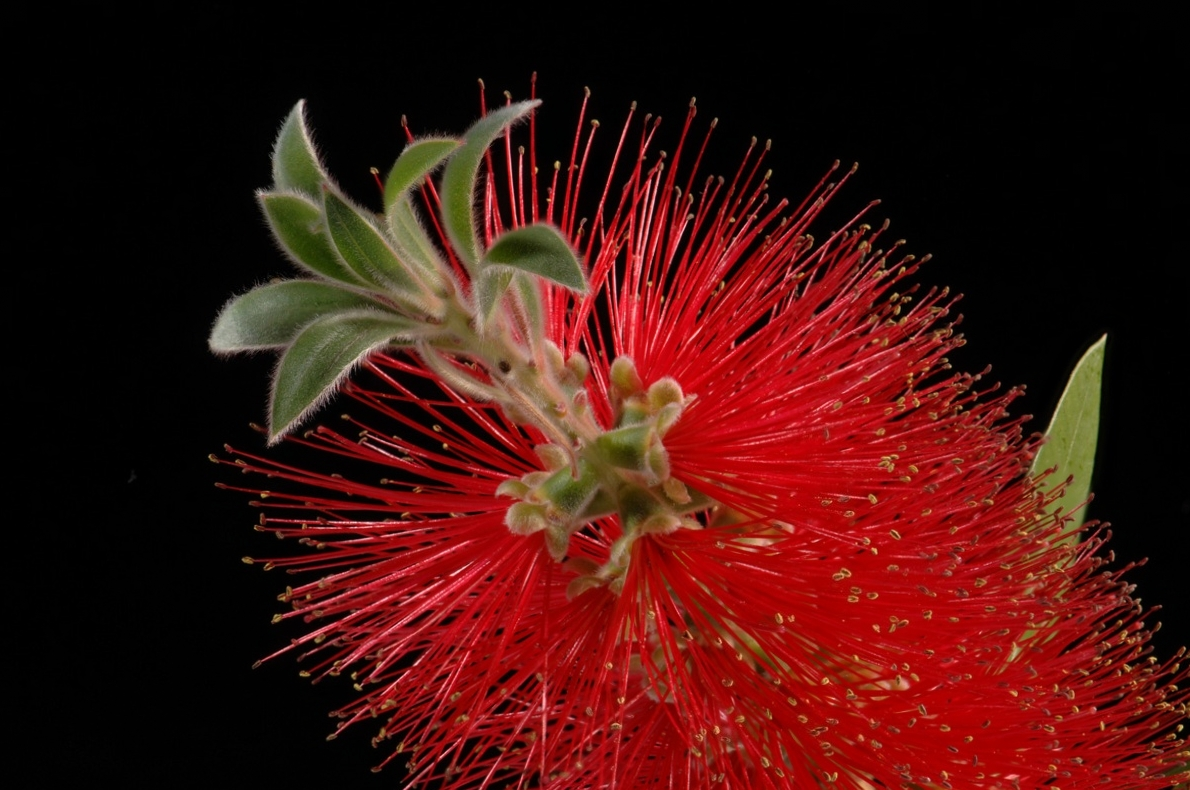
#> input picture OpenFocus_20260112_141615_GuidedFilter_ECC.jpg, 1190 x 790 px; its folder holds only this picture in this run
$ python -i dct.py   (imports and definitions only)
#> lines starting #> are read from the running program, lines starting #| are printed output that depends on the picture
# Reference:
# Haghighat M B A, Aghagolzadeh A, Seyedarabi H. Multi-focus image fusion for visual sensor networks in DCT domain[J]. Computers & Electrical Engineering, 2011, 37(5): 789-797.
import glob
import os
import time
from typing import List, Sequence, Tuple, Union

import cv2
import numpy as np
from scipy.ndimage import median_filter

from utils.image_utils import fuse_output_dtype

ArraySource = Sequence[np.ndarray]

# [46 lines left out: functions _ensure_color_image, _collect_images_from_folder, _normalize_image_stack, not called in this run]

def dct_focus_stack_fusion(
    source: Union[str, ArraySource],
    output_path: str = None,
    block_size: int = 8,
    kernel_size: int = 7,
) -> np.ndarray:
    """
    高度优化的 DCT/方差 图像融合算法。

    优化说明:
    利用 Parseval 定理，DCT 域的高频能量(方差)等价于空间域的像素方差。
    通过 cv2.resize(INTER_AREA) 快速计算块均值和平方均值，替代了原本极其缓慢的
    逐块 DCT 循环。
    """

    # --- 1. 参数校验与准备 ---
    if kernel_size % 2 == 0:
        kernel_size += 1
    block_size = max(2, int(block_size))

    if isinstance(source, str):
        images, _ = _collect_images_from_folder(source)
    elif isinstance(source, (list, tuple)):
        images = [img for img in source if img is not None]
    else:
        raise TypeError("Source must be folder path or image list.")

    if len(images) < 2:
        raise ValueError("需要至少 2 张图像进行融合。")

    # 归一化并获取尺寸
    normalized_images, (h, w) = _normalize_image_stack(images)

    # Keep the output size identical to the input. The block grid used to
    # trim up to block_size-1 rows/cols off the bottom/right, so a 700x900
    # stack produced 696x896 while the tiled path returned full size —
    # geometry changed with the tiling switch. Pad with edge replication and
    # crop the fused result back instead.
    orig_h, orig_w = h, w
    pad_h = ((h + block_size - 1) // block_size) * block_size
    pad_w = ((w + block_size - 1) // block_size) * block_size
    if (pad_h, pad_w) != (h, w):
        normalized_images = [
            cv2.copyMakeBorder(img, 0, pad_h - h, 0, pad_w - w,
                               cv2.BORDER_REPLICATE)
            for img in normalized_images
        ]
        h, w = pad_h, pad_w

    # 计算对齐后的尺寸 (必须是 block_size 的整数倍)
    h_trim = (h // block_size) * block_size
    w_trim = (w // block_size) * block_size
    map_h = h_trim // block_size
    map_w = w_trim // block_size

    if map_h == 0 or map_w == 0:
        raise ValueError("Block size is too large for image size.")

    # --- 2. 快速计算方差图 (核心优化) ---
    # 预分配空间
    max_variance_map = np.full((map_h, map_w), -1.0, dtype=np.float32)
    # 赢家索引图统一用 int32：帧数可以超过 255，不能为了迁就 cv2.medianBlur
    # 而存成 uint8
    best_index_map = np.zeros((map_h, map_w), dtype=np.int32)

    for idx, bgr_img in enumerate(normalized_images):
        # 裁剪边缘以匹配 block 分块
        img_trim = bgr_img[:h_trim, :w_trim]

        # 转灰度并转 float32 以防止平方溢出
        gray = cv2.cvtColor(img_trim, cv2.COLOR_BGR2GRAY).astype(np.float32)

        # 1. 计算 E[X^2] (平方的均值)
        # cv2.resize 使用 INTER_AREA 实际上就是在做块平均，速度极快
        mean_sq = cv2.resize(gray ** 2, (map_w, map_h), interpolation=cv2.INTER_AREA)

        # 2. 计算 (E[X])^2 (均值的平方)
        mean_val = cv2.resize(gray, (map_w, map_h), interpolation=cv2.INTER_AREA)
        sq_mean = mean_val ** 2

        # 3. 方差 Var(X) = E[X^2] - (E[X])^2
        # 这在数学上严格等价于 DCT 交流分量的能量和
        var_map = mean_sq - sq_mean

        # 更新最大方差图
        mask = var_map > max_variance_map
        max_variance_map[mask] = var_map[mask]
        best_index_map[mask] = idx

    # --- 3. 一致性验证 (中值滤波) ---
    # cv2.medianBlur 在 ksize > 5 时只接受 CV_8U，帧数 >= 256 的索引图会直接报错。
    # mode="nearest" 与 cv2.medianBlur 的补边行为逐像素一致，8-bit 结果保持不变。
    filtered_map = median_filter(best_index_map, size=kernel_size, mode="nearest")
    filtered_map = median_filter(filtered_map, size=kernel_size, mode="nearest")

    # 索引图本身就是整数，无需再转换
    final_index_map = filtered_map.astype(np.int32, copy=False)

    # --- 4. 快速重建 ---
    # 输出位深跟随输入：16-bit 栈在这里被压成 uint8 会丢掉调用方要保留的深度
    fused_image = np.zeros((h_trim, w_trim, 3), dtype=fuse_output_dtype(normalized_images))

    # 仅遍历用到的源图像索引进行填充
    unique_indices = np.unique(final_index_map)

    for idx in unique_indices:
        # 生成掩膜：哪里需要这张图，哪里就是 True
        # 放大"每个索引的掩膜"而不是索引图本身：把索引图 resize 成 uint8 会把
        # 第 256 张之后的帧截断成错误的小索引（长栈会取错源图）。
        block_mask = (final_index_map == idx).astype(np.uint8)
        mask = cv2.resize(block_mask, (w_trim, h_trim),
                          interpolation=cv2.INTER_NEAREST).astype(bool)

        # 即使这里是 Python 循环，也是针对整张图的掩膜操作，速度很快
        # 裁剪源图像以匹配尺寸
        source_layer = normalized_images[idx][:h_trim, :w_trim]

        # 赋值
        fused_image[mask] = source_layer[mask]

    if (orig_h, orig_w) != (h_trim, w_trim):
        # drop the replicated padding so the result matches the source stack
        fused_image = fused_image[:orig_h, :orig_w].copy()

    if output_path:
        from utils.image_utils import imwrite_auto
        imwrite_auto(output_path, fused_image)

    return fused_image


# ==========================================
# 运行入口
# ==========================================
# [44 lines not run here, left out]

>>> import cv2
>>> picture = cv2.imread('../OpenFocus_20260112_141615_GuidedFilter_ECC.jpg', cv2.IMREAD_GRAYSCALE)
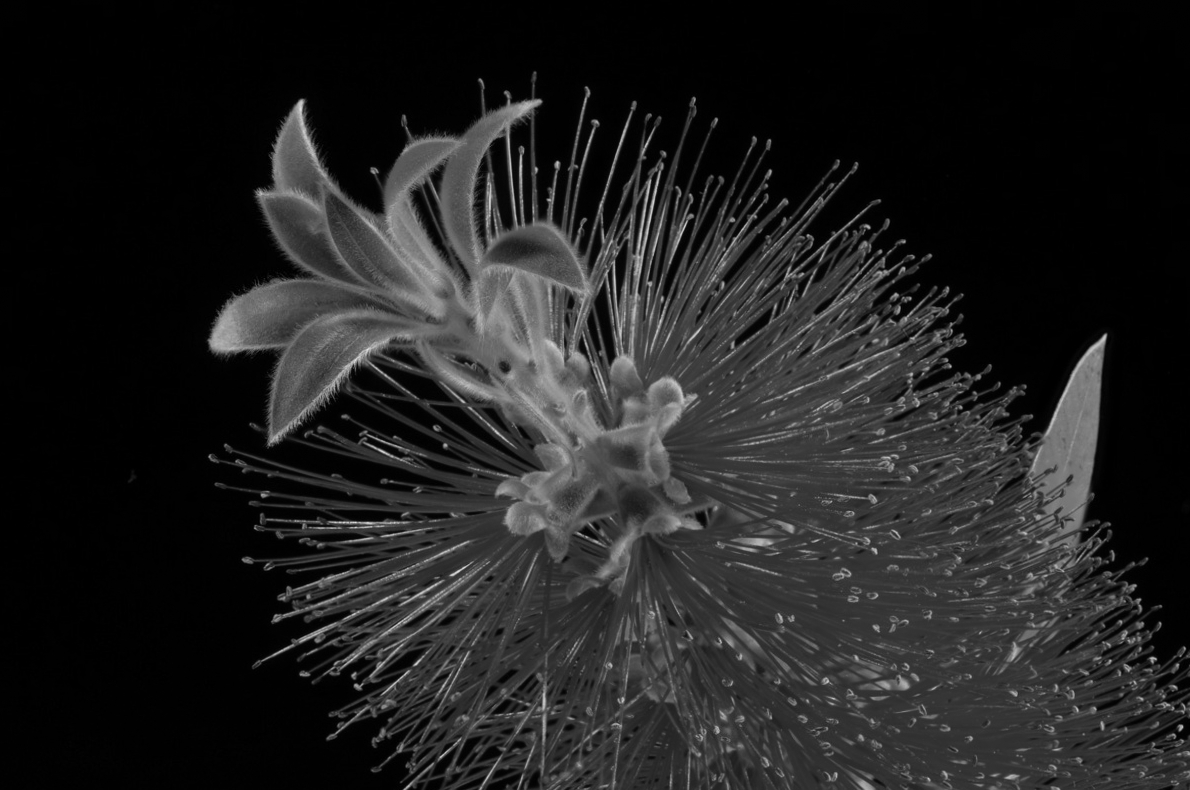
#> picture: shape (790, 1190); min 0, max 227, mean 33.3
>>> result = dct_focus_stack_fusion(picture)
#> (the run stopped early here; a loop or call above may not have finished)

$ run again, on OpenFocus_20260430_201950_DTCWT_ECC.png
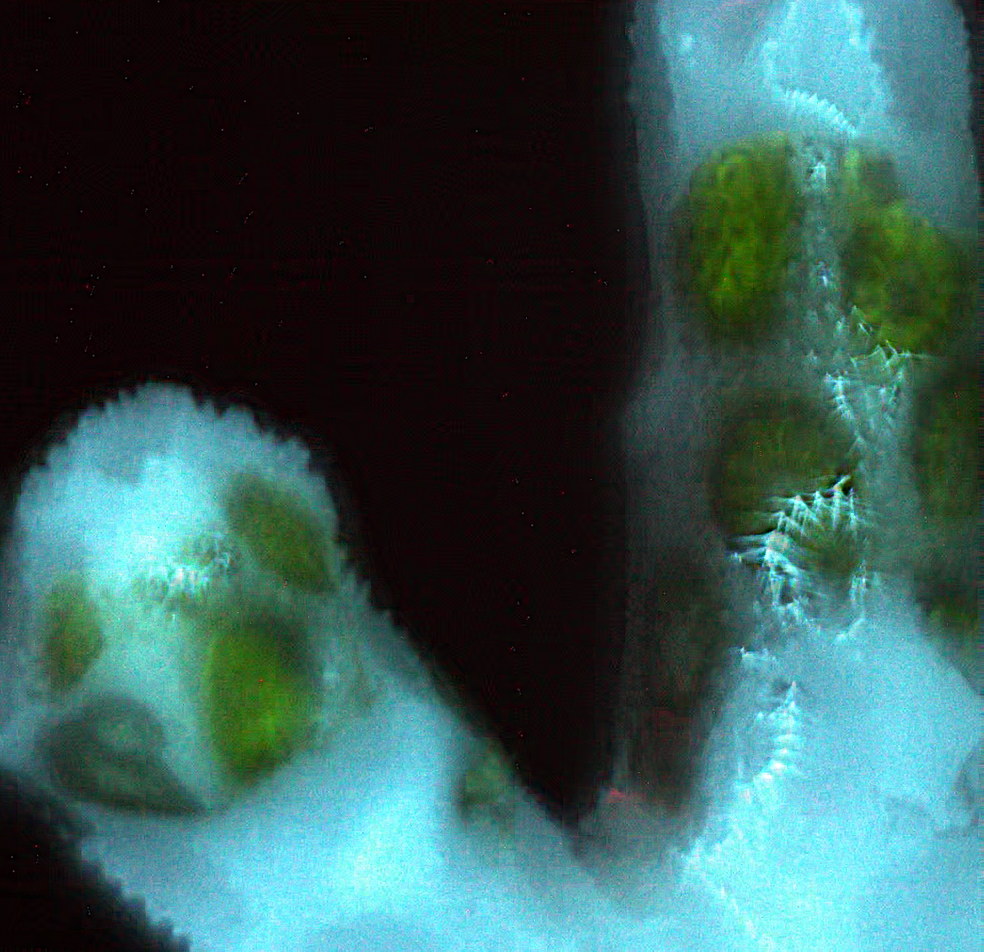
#> input picture OpenFocus_20260430_201950_DTCWT_ECC.png, 984 x 952 px
#> `picture = cv2.imread('../OpenFocus_20260112_141615_GuidedFilter_ECC.jp..`:
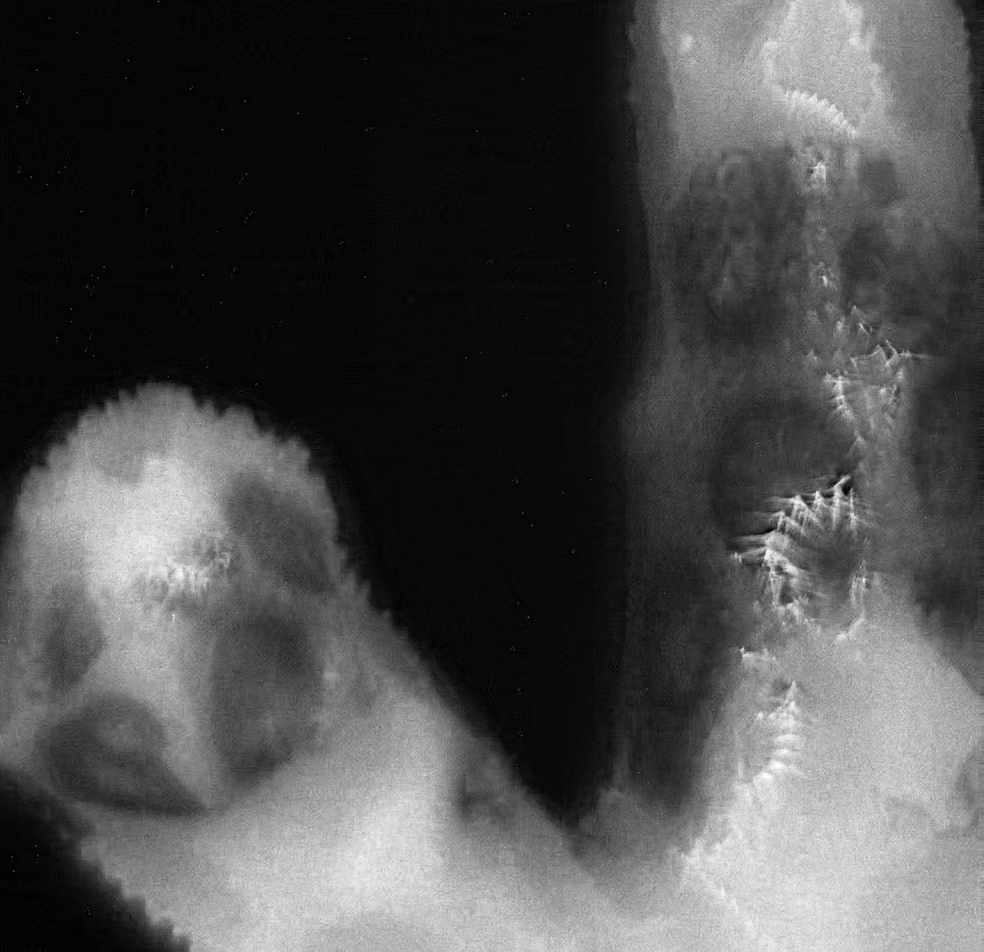
#> picture: shape (952, 984); min 0, max 255, mean 75.9
